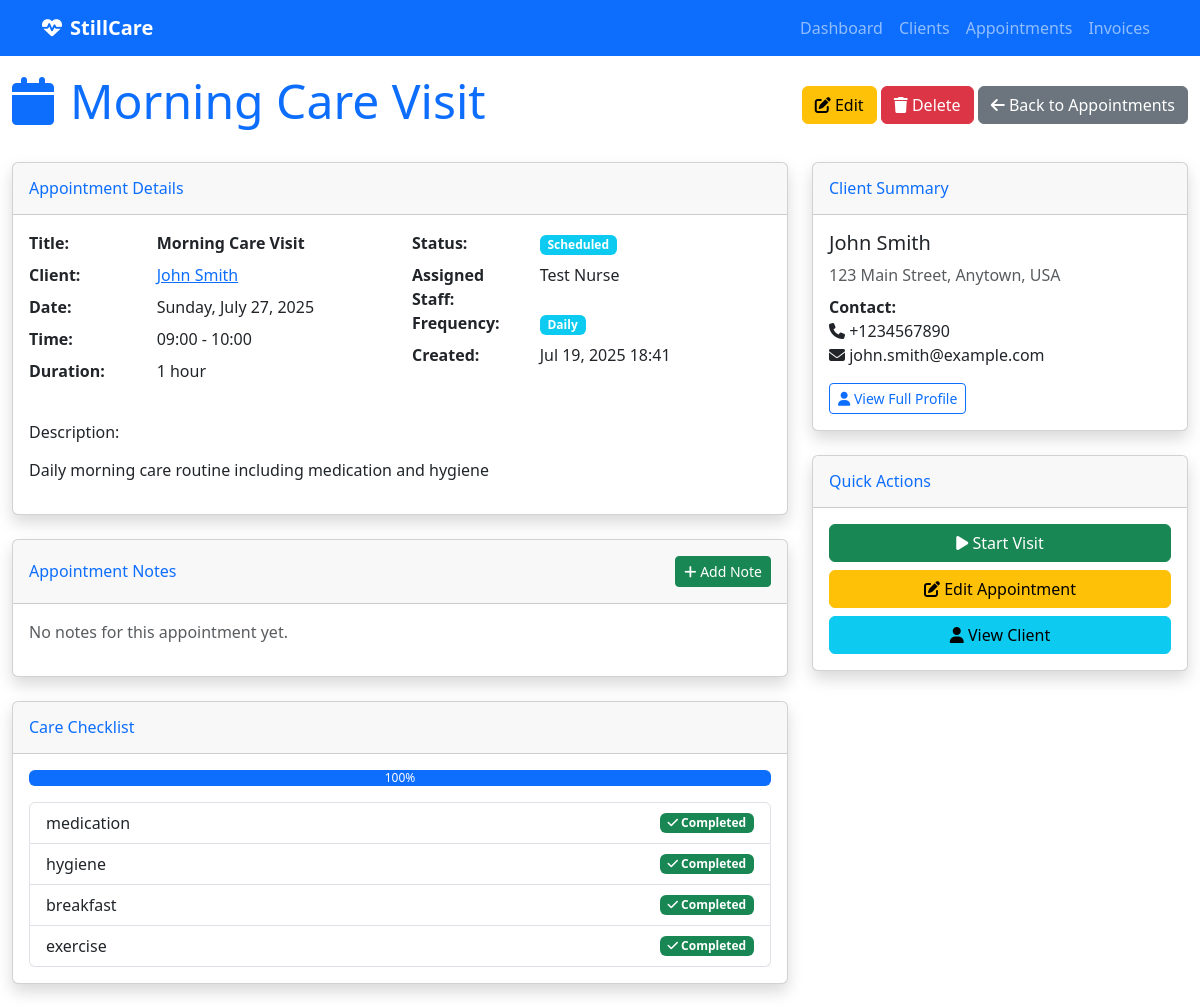
The app's page /appointments/1/, older data.
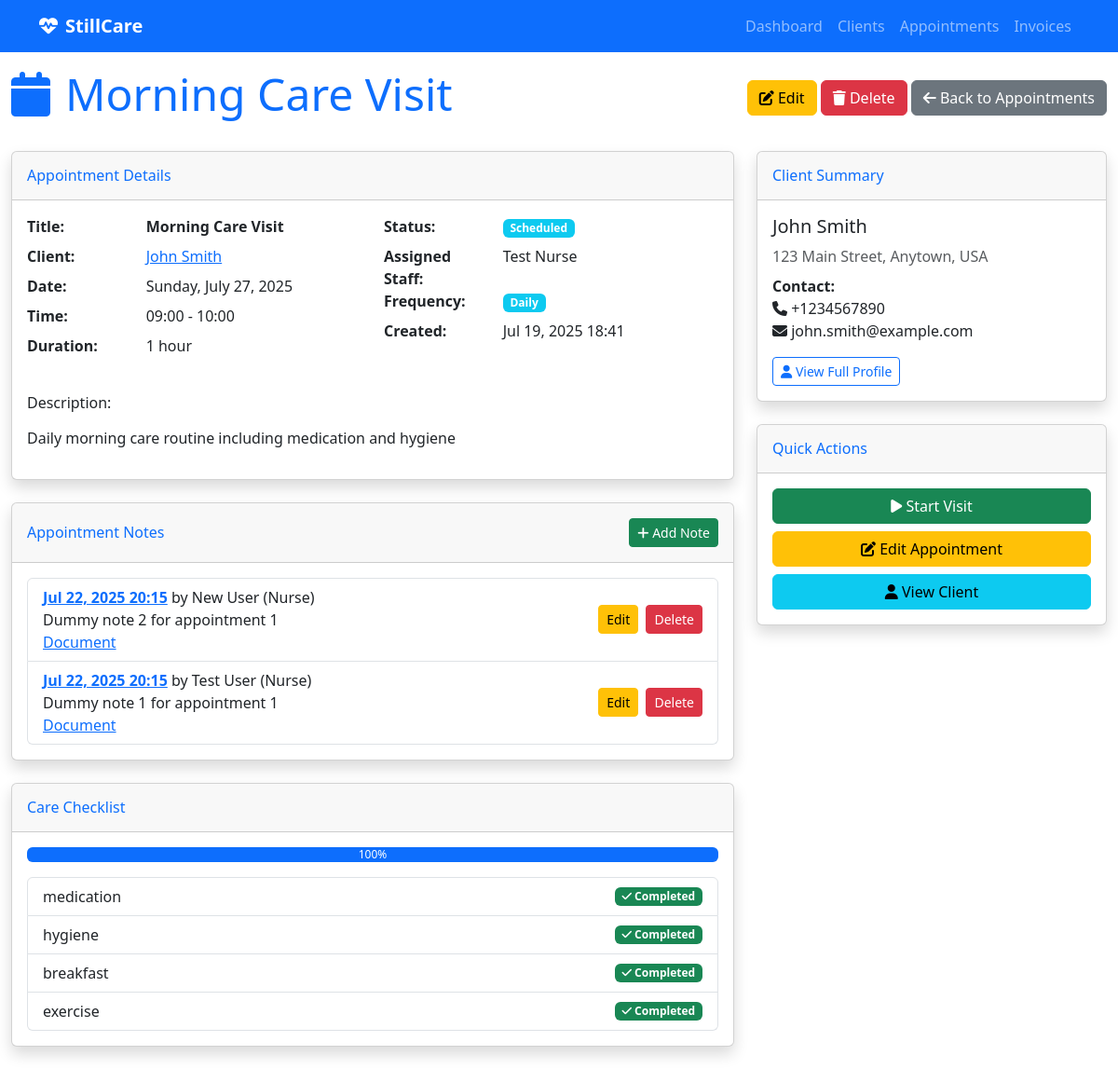
The same page, newer data.
### visit_notes/models.py (models this page shows, shortened)
class Note(models.Model):
    appointment = models.ForeignKey(Appointment, on_delete=models.CASCADE, related_name='notes')
    content = models.TextField(blank=True)
    document = models.FileField(upload_to='visit_notes/documents/', blank=True, null=True)
    uploaded_by = models.ForeignKey(settings.AUTH_USER_MODEL, on_delete=models.PROTECT, related_name='uploaded_notes')
    created_at = models.DateTimeField(auto_now_add=True)
    updated_at = models.DateTimeField(auto_now=True)

### authentication/models.py (models this page shows, shortened)
class User(AbstractUser):
    ROLE_CHOICES = [
        ('nurse', 'Nurse'),
        ('admin', 'Admin'),
    ]
    role = models.CharField(
        max_length=10,
        choices=ROLE_CHOICES,
        default='nurse',
        help_text="User role in the system"
    )
    phone = models.CharField(max_length=20, blank=True, null=True)
    is_staff_member = models.BooleanField(
        default=True,
        help_text="Whether this user is a staff member"
    )
    login_code = models.CharField(
        max_length=6,
        unique=True,
        blank=True,
        null=True,
        validators=[
            RegexValidator(
                regex=r'^[0-9]{6}$',
                message='Login code must be exactly 6 digits.',
                code='invalid_login_code'
            ),
        ],
        help_text="6-digit code for app login (optional)"
    )
    biometric_id = models.CharField(
        max_length=255,
        unique=True,
        blank=True,
        null=True,
        help_text="Unique biometric identifier for fingerprint/face recognition (optional)"
    )
    class Meta:
        verbose_name = "User"
        verbose_name_plural = "Users"
    def __str__(self):
        return f"{self.get_full_name()} ({self.get_role_display()})"

### care_backend/views.py (the view)
# urls.py: path('appointments/<int:appointment_id>/', views.appointment_detail, name='appointment_detail'),
def appointment_detail(request, appointment_id):
    appointment = get_object_or_404(Appointment, id=appointment_id)
    notes = appointment.notes.all().order_by('-created_at')
    context = {
        'appointment': appointment,
        'notes': notes,
    }
    return render(request, 'appointments/detail.html', context)

### appointment_management/models.py (called while the page is built)
    @property
    def available_checklist_items(self):
        return self.client.care_checklist if self.client else []

    @property
    def checklist_completion_percentage(self):
        if not self.available_checklist_items:
            return 0
        completed_count = len(self.checklist_items)
        total_count = len(self.available_checklist_items)
        return (completed_count / total_count) * 100 if total_count > 0 else 0

### client_management/models.py (called while the page is built)
    @property
    def full_name(self):
        return f"{self.first_name} {self.last_name}"

### templates/appointments/detail.html (shortened to what the changed rows need)
{% extends "base.html" %}
{% block content %}
<div class="d-flex justify-content-between align-items-center mb-4">
    <h1 class="display-5 text-primary"><i class="fas fa-calendar me-3"></i>{{ appointment.title }}</h1>
</div>
<div class="row">
    <div class="col-lg-8">
        <div class="card shadow mb-4">
            <div class="card-body">
                {% if notes %}
                    <ul class="list-group">
                        {% for note in notes %}
                            <li class="list-group-item d-flex justify-content-between align-items-center">
                                <div>
                                    <a href="{% url 'note_detail' note.id %}"><strong>{{ note.created_at|date:'M d, Y H:i' }}</strong></a>
                                    by {{ note.uploaded_by }}
                                    {% if note.content %}<br>{{ note.content|truncatechars:60 }}{% endif %}
                                    {% if note.document %}<br><a href="{{ note.document.url }}" target="_blank">Document</a>{% endif %}
                                </div>
                                <div>
                                    <a href="{% url 'note_edit' note.id %}" class="btn btn-sm btn-warning me-1">Edit</a>
                                    <a href="{% url 'note_delete' note.id %}" class="btn btn-sm btn-danger">Delete</a>
                                </div>
                            </li>
                        {% endfor %}
                    </ul>
                {% else %}
                    <p class="text-muted">No notes for this appointment yet.</p>
                {% endif %}
            </div>
        </div>
        {% if appointment.available_checklist_items %}
        <div class="card shadow mb-4">
            <div class="card-body">
                <ul class="list-group">
                    {% for item in appointment.available_checklist_items %}
                        <li class="list-group-item d-flex justify-content-between align-items-center">
                            {{ item }}
                            {% if item in appointment.checklist_items %}
                                <span class="badge bg-success"><i class="fas fa-check"></i> Completed</span>
                            {% else %}
                                <span class="badge bg-secondary">Pending</span>
                            {% endif %}
                        </li>
                    {% endfor %}
                </ul>
            </div>
        </div>
        {% endif %}
    </div>
</div>
{% endblock %}

Row changes from the older to the newer data that the page shows:
added Note: created_at "Jul 22, 2025 20:15", uploaded_by "New User (Nurse)", content "Dummy note 2 for appointment 1"
added Note: created_at "Jul 22, 2025 20:15", uploaded_by "Test User (Nurse)", content "Dummy note 1 for appointment 1"
Text that changed along with them:
text no longer shown: "No notes for this appointment yet."
